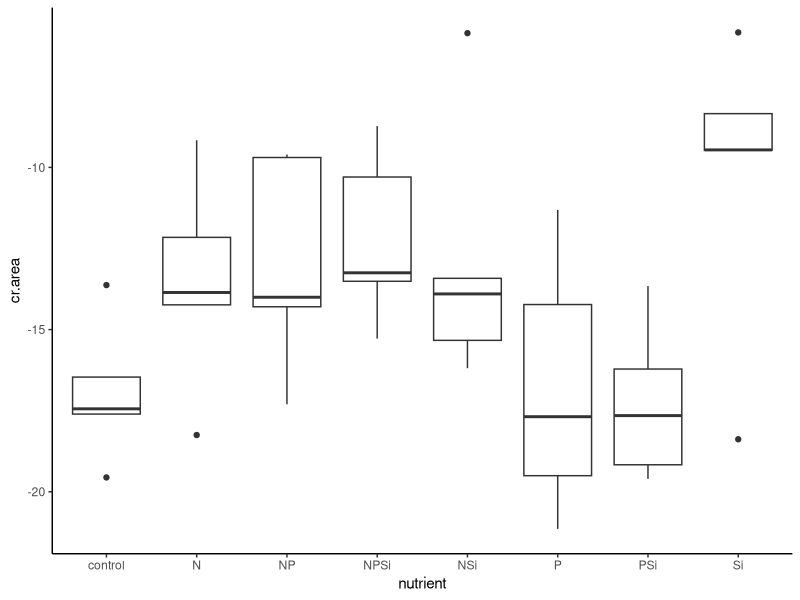
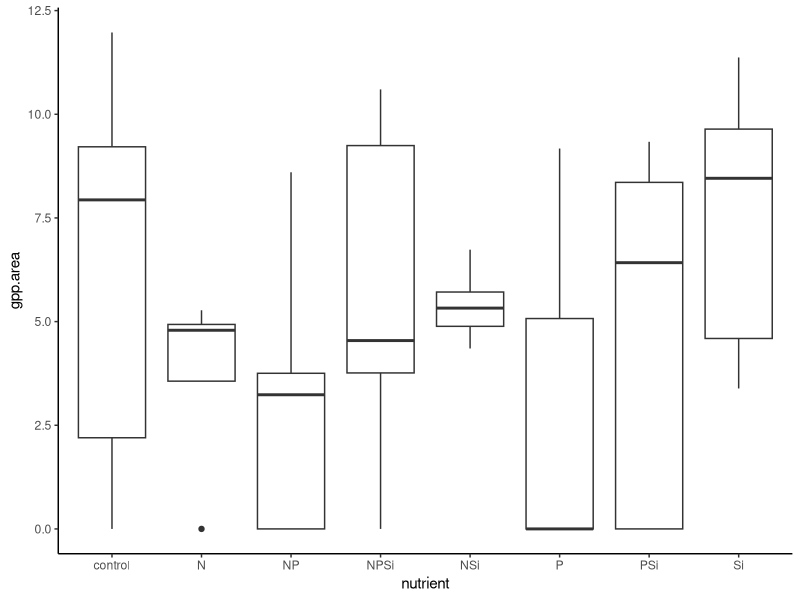
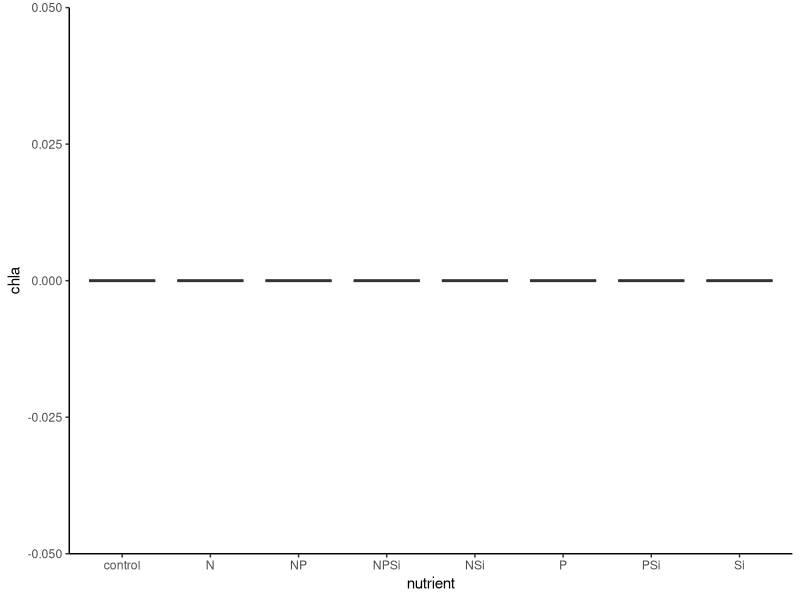

Source code (R) for these figures, in order: (Note: this script raises an error after producing the figures.)
#Author:  Clay Arango
#Creation date: 10-Feb-19
#Script to analyze NDS data from Summer 2018 NDS work with S. Roley and A. Alexiades

#packages
library(nlme)
library(nortest)
library(plyr)
library(dplyr)
library(multcomp)
library(MASS)
library(ggplot2)
library(tidyr)

#Load data
aht_fall <- read.table(file="aht_fall.csv", header=T, sep=",")

#set variable
d = aht_fall

#evaluate data to make sure factors are correct
names(d)
unique(d$nutrient) #control, N, NP, NPSi, NSi, P, PSi, Si
unique(d$N) #should be 0 and 1
unique(d$P) #should be 0 and 1
unique(d$Si) #should be 0 and 1
unique(d$top) #should be "sponge" and "glass"
#if need to change, use recode function below. 
d$top<-recode(d$top, "cellulose" ="sponge")
str(d)

#convert N and P and Si values (0 or 1 for absence or presence) to factors
d$N<-as.factor(d$N)
d$P<-as.factor(d$P)
d$Si<-as.factor(d$Si)
str(d)

#subset data into gpp and cr response
d.cr = subset(d, top=="sponge", data=d)
d.gpp = subset(d, top=="glass", data=d)

#check for outliers and check data entry before calculating NRR.
ggplot(d.cr, aes(x=nutrient, y=cr.area))+geom_boxplot() +theme_classic()
#one high NSi checks out, one low Si checks out

#calculate nrr for cr
x<-ddply(d.cr, "nutrient", summarise, ave_cr = mean(cr.area, na.rm=T)) 
x
d.cr$cr.nrr = d.cr$cr.area/-16.93973 #divide by control ave_cr
d.cr$chla.nrr<-NA
d.cr$gpp.nrr<-NA

#check for outliers and check data entry before calculating NRR.
ggplot(d.gpp, aes(x=nutrient, y=gpp.area))+geom_boxplot() +theme_classic()
#ok, but huge range in controls (but appear to have a normal distn - no outliers to remove)
ggplot(d.gpp, aes(x=nutrient, y=chla))+geom_boxplot() +theme_classic()
#one low control value checks out. is an outlier, but not sure if should be removed. will calculate both.

#calculate nrr for gpp and chla
x<- ddply(d.gpp, "nutrient", summarise, ave_gpp = mean(gpp.area, na.rm=T), ave_chla = mean(chla, na.rm=T)) 
x
d.gpp$gpp.nrr = d.gpp$gpp.area/6.501087 #divide by control ave_gpp
d.gpp$chla.nrr = d.gpp$chla/1.4299814 #divide by control ave_chla
d.gpp$cr.nrr<-NA
x1<- ddply(subset(d.gpp,!(nds.id=="B5")), "nutrient", summarise,  ave_chla = mean(chla, na.rm=T)) 
x1
d.gpp$chla.nrr = d.gpp$chla/1.7693330 #divide by control with B5 removed (outlier)
d.cr$chla.nrr_1<-NA

#combine files and export
d.nrr<-rbind(d.cr, d.gpp)
d.nrr$cr.es<-log(d.nrr$cr.nrr)
d.nrr$gpp.es<-log(d.nrr$gpp.nrr)
d.nrr$chla.es<-log(d.nrr$chla.nrr)
d.nrr$chla.es_1<-log(d.nrr$chla.nrr_1)
d.nrr$site.date<-"aht_fall"
write.table(d.nrr, "aht_fall_nrr.csv", sep=",", quote=F, row.names =F)

###############
#plots of NRR
##############
ggplot(data=subset(d.cr, !(nutrient=="control")), aes(x=nutrient, y=cr.nrr))+geom_boxplot()+theme_bw()+
  ylab("CR NRR")+geom_abline(slope = 0, intercept = 1)+
  theme(axis.title.x=element_blank(), panel.grid.minor=element_blank(), panel.grid.major=element_blank())
#inhibition or neutral

ggplot(data=subset(d.nrr, (top=="sponge")), aes(x=nutrient, y=cr.es))+geom_boxplot()+theme_bw()+
  ylab("CR Effect Size")+geom_hline(yintercept = 0.7, lty="dashed")+ geom_hline(yintercept = -0.7, lty="dashed")+
  geom_hline(yintercept = -1.385)+
  theme(axis.title.x=element_blank(), panel.grid.minor=element_blank(), panel.grid.major=element_blank())

ggplot(data=d.gpp, aes(x=nutrient, y=gpp.nrr))+geom_boxplot()+theme_bw()+
  ylab("GPP NRR")+geom_abline(slope = 0, intercept = 1)+
  theme(axis.title.x=element_blank(), panel.grid.minor=element_blank(), panel.grid.major=element_blank())
#neutral or inhibited

ggplot(data=subset(d.nrr,top=="glass"), aes(x=nutrient, y=gpp.es))+geom_boxplot()+theme_bw()+
  ylab("GPP Effect Size")+geom_abline(slope = 0, intercept = 1)+geom_hline(yintercept = -0.7, lty="dashed")+
  theme(axis.title.x=element_blank(), panel.grid.minor=element_blank(), panel.grid.major=element_blank())

ggplot(data=d.gpp, aes(x=nutrient, y=chla.nrr))+geom_boxplot()+theme_bw()+ggtitle ("All Data")+
  ylab("Chlorophyll-a NRR")+geom_abline(slope = 0, intercept = 1)+scale_y_continuous(limits=c(0, 2))+
  theme(axis.title.x=element_blank(), panel.grid.minor=element_blank(), panel.grid.major=element_blank())
#inhibition

ggplot(data=subset(d.gpp, !(nds.id == "B5")),aes(x=nutrient, y=chla.nrr_1))+geom_boxplot()+theme_bw()+ggtitle ("Outlier Removed")+
  ylab("Chlorophyll-a NRR")+geom_abline(slope = 0, intercept = 1)+scale_y_continuous(limits=c(0, 2))+
  theme(axis.title.x=element_blank(), panel.grid.minor=element_blank(), panel.grid.major=element_blank())

ggplot(data=subset(d.nrr, (top=="glass")), aes(x=nutrient, y=chla.es))+geom_boxplot()+theme_bw()+
  ylab("Chla Effect Size")+ geom_hline(yintercept = 0.7, lty="dashed")+  geom_hline(yintercept = -1.385)+  
  ggtitle ("All Data")+geom_hline(yintercept = -0.7, lty="dashed")+
  theme(axis.title.x=element_blank(), panel.grid.minor=element_blank(), panel.grid.major=element_blank())

ggplot(data=subset(d.nrr, (top=="glass") & !(nds.id=="B5")), aes(x=nutrient, y=chla.es_1))+geom_boxplot()+theme_bw()+
  ylab("Chla Effect Size")+ geom_hline(yintercept = 0.7, lty="dashed")+  geom_hline(yintercept = -1.385)+  
  ggtitle ("Outlier Removed")+geom_hline(yintercept = -0.7, lty="dashed")+
  theme(axis.title.x=element_blank(), panel.grid.minor=element_blank(), panel.grid.major=element_blank())

##########
#NRR Summary Files
#########
#no need to make these now; wait until all NRR files collated and then do a summary! But leaving code here because can use
#as template for data all together.
GPP_sum<-ddply(d.gpp, "nutrient", summarise, ave_nrr.gpp=mean(gpp.nrr, na.rm=T), sd_nrr.gpp=sd(gpp.nrr, na.rm=T), 
               se_nrr.gpp =(sd(gpp.nrr)/sqrt(sum(!is.na(gpp.nrr)))), 
               ci95_nrr.gpp = (1.96*(sd(gpp.nrr)/sqrt(sum(!is.na(gpp.nrr))))),
               ave_nrr.chla=mean(chla.nrr, na.rm=T), sd_nrr.chla=sd(chla.nrr, na.rm=T), 
               se_nrr.chla =(sd(chla.nrr)/sqrt(sum(!is.na(chla.nrr)))), 
               ci95_nrr.chla = (1.96*(sd(chla.nrr)/sqrt(sum(!is.na(chla.nrr))))))
CR_sum<-ddply(d.cr, "nutrient", summarise, ave_nrr.cr=mean(cr.nrr, na.rm=T), sd_nrr.cr=sd(cr.nrr, na.rm=T), 
              se_nrr.cr =(sd(cr.nrr)/sqrt(sum(!is.na(cr.nrr)))), 
              ci95_nrr.cr = (1.96*(sd(cr.nrr)/sqrt(sum(!is.na(cr.nrr))))))

#now combine into one and export
d.sum<-merge(GPP_sum, CR_sum, by="nutrient")
d.sum$site_date<-"aht_fall"
write.table(d.sum, "aht_fall_summ.csv",  sep=",", quote=F, row.names =F)


############################################################
#analyze RESPIRATION data
############################################################

M1<-gls(cr.area~N*P*Si, data=d.cr, na.action=na.omit)
E1<-residuals(M1)
qqnorm(E1)
qqline(E1)
ad.test(E1)
   #residuals are normally distributed
hist(E1)  
plot(M1)

plot(filter(d.cr, !is.na(cr.area)) %>% dplyr::select(nutrient), 
     E1, xlab="nutrient", ylab="Residuals")
bartlett.test(cr.area~nutrient, data=d.cr)
   #variance test is ok

anova(M1)  #N inhibition
#(Intercept)     1 672.5216  <.0001
#N               1   4.8667  0.0347
#P               1   1.6032  0.2146
#Si              1   2.9798  0.0940
#N:P             1   3.4407  0.0728
#N:Si            1   1.2128  0.2790
#P:Si            1   2.5467  0.1204
#N:P:Si          1   2.8114  0.1033

##########################################################
#do multiple 2 way ANOVAs to improve our ability to interpret
##########################################################
#N and P
M1<-gls(cr.area~N*P, data=d.cr, na.action=na.omit)
E1<-residuals(M1)
qqnorm(E1)
qqline(E1)
ad.test(E1)
#residuals are normally distributed, p=0.1159
hist(E1)  
plot(M1)

bartlett.test(cr.area~nutrient, data=d.cr)
#variance test OK

anova(M1) #interpretation: N suppression
#N               1   4.2165  0.0474
#P               1   1.3891  0.2463
#N:P             1   2.9810  0.0928

#remove NA for plotting
xx = na.omit(subset(d.cr, select = c(N,P,cr.area)))
interaction.plot(xx$N, xx$P, xx$cr.area*-1)

#N and Si
M1<-gls(cr.area~N*Si, data=d.cr, na.action=na.omit)
E1<-residuals(M1)
qqnorm(E1)
qqline(E1)
ad.test(E1)
#residuals are normally distributed, p=0.06525
hist(E1)  
plot(M1)

bartlett.test(cr.area~nutrient, data=d.cr)
#variance test OK

anova(M1) #interpretation, no limitation (N suppression)
#N               1   4.1319  0.0495
#Si              1   2.5299  0.1204
#N:Si            1   1.0297  0.3170

#remove NA for plotting
xx = na.omit(subset(d.cr, select = c(N,Si,cr.area)))
interaction.plot(xx$N, xx$Si, xx$cr.area*-1)
#decline in presence of N, but more dramatic decline with N alone (Si tempers a bit)

#P and Si
M1<-gls(cr.area~P*Si, data=d.cr, na.action=na.omit)
E1<-residuals(M1)
qqnorm(E1)
qqline(E1)
ad.test(E1)
#residuals are normally distributed, p=0.2388
hist(E1)  
plot(M1)

bartlett.test(cr.area~nutrient, data=d.cr)
#variance test OK

anova(M1) #interpretation, no limitation
#P               1   1.3019  0.2614
#Si              1   2.4198  0.1286
#P:Si            1   2.0681  0.1590

#remove NA for plotting
xx = na.omit(subset(d.cr, select = c(P,Si,cr.area)))
interaction.plot(xx$P, xx$Si, xx$cr.area*-1)
#looks like P limitation, but NS
##########################################################
##########################################################

x <- group_by(d.cr, nutrient) %>%  # Grouping function causes subsequent functions to aggregate by season and reach
  summarize(cr.mean = abs(mean(cr.area, na.rm = TRUE)), # na.rm = TRUE to remove missing values
            cr.sd=abs(sd(cr.area, na.rm = TRUE)),  # na.rm = TRUE to remove missing values
            n = sum(!is.na(cr.area)), # of observations, excluding NAs. 
            cr.se=cr.sd/sqrt(n))

ggplot(data=x, aes(x=nutrient, y=cr.mean)) + 
  geom_bar(stat="identity", position=position_dodge(), color = "black") + 
  geom_errorbar(aes(ymin=cr.mean, ymax=cr.mean+cr.se), width=0.2, 
                position=position_dodge(0.9)) + 
  xlab("Nutrient") +
  ylab(expression(Respiration~(ug~O[2]~m^{-2}~h^{-1}))) +
  ylim(0,20) +
  labs(fill="Light") +
  theme_bw() +
  theme(panel.grid.major=element_blank(),
        panel.grid.minor=element_blank(),
        legend.title=element_text(size=6),
        legend.key=element_blank(), 
        legend.position=c(0.5,0.95), 
        legend.text=element_text(size=8), 
        legend.background=element_blank(), 
        legend.direction="horizontal", 
        legend.key.size=unit(0.3, "cm"), 
        axis.title.y=element_text(size=8), 
        axis.title.x=element_text(size=8), 
        axis.text.x=element_text(size=8))

#ggsave('output/figures/Ring_fall.tiff',
#       units="in",
#       width=3.25,
#       height=3.25,
#       dpi=1200,
#       compression="lzw")

############################################################
#analyze the PRODUCTION data
############################################################

M1<-gls(gpp.area~N*P*Si, data=d.gpp, na.action=na.omit) 
E1<-residuals(M1)
qqnorm(E1)
qqline(E1)
ad.test(E1)
   #residuals ok

hist(E1, xlab="residuals", main="")
plot(M1)

plot(filter(d.gpp, !is.na(gpp.area)) %>% dplyr::select(nutrient), 
     E1, xlab="nutrient", ylab="Residuals")
bartlett.test(gpp.area~nutrient, data=d.gpp)
   #OK

anova(M1)
  
x <- group_by(d.gpp, nutrient) %>%  # Grouping function causes subsequent functions to aggregate by season and reach
  summarize(gpp.mean = abs(mean(gpp.area, na.rm = TRUE)), # na.rm = TRUE to remove missing values
            gpp.sd=abs(sd(gpp.area, na.rm = TRUE)),  # na.rm = TRUE to remove missing values
            n = sum(!is.na(gpp.area)), # of observations, excluding NAs. 
            gpp.se=gpp.sd/sqrt(n))

ggplot(data=x, aes(x=nutrient, y=gpp.mean)) + 
  geom_bar(stat="identity", position=position_dodge(), color = "black") + 
  geom_errorbar(aes(ymin=gpp.mean, ymax=gpp.mean+gpp.se), width=0.2, 
                position=position_dodge(0.9)) + 
  xlab("Nutrient") +
  ylab(expression(Production~(ug~O[2]~m^{-2}~h^{-1}))) +
  labs(fill="Light") +
  theme_bw() +
  theme(panel.grid.major=element_blank(),
        panel.grid.minor=element_blank(), 
        legend.title=element_text(size=6), 
        legend.key=element_blank(),  
        legend.position=c(0.5,0.95),  
        legend.text=element_text(size=8),  
        legend.background=element_blank(),  
        legend.direction="horizontal",  
        legend.key.size=unit(0.3, "cm"),  
        axis.title.y=element_text(size=8),  
        axis.title.x=element_text(size=8),  
        axis.text.x=element_text(size=8))

#ggsave('output/figures/gppByNutrient.tiff',
#       units="in",
#       width=3.25,
#       height=3.25,
#       dpi=1200,
#       compression="lzw")


############################################################
#analyze the CHL-A biomass on disks
###########################################################
d.gpp1<-subset(d.gpp,!(nds.id=="B5"))
M1<-gls(chla.nrr_1~N*P*Si, data=d.gpp1, na.action=na.omit) 
E1<-residuals(M1)
qqnorm(E1)
qqline(E1)
ad.test(E1)
#residuals ok

hist(E1, xlab="residuals", main="")
plot(M1)

plot(filter(d.gpp, !is.na(gpp.area)) %>% dplyr::select(nutrient), 
     E1, xlab="nutrient", ylab="Residuals")
bartlett.test(gpp.area~nutrient, data=d.gpp)
#OK

anova(M1)# interpretation: Si, N serial inhibition; P, Si serial inhibition
#N               1  17.54615  0.0002
#P               1  10.03378  0.0036
#Si              1  21.31226  0.0001
#N:P             1   0.05818  0.8111
#N:Si            1   5.32462  0.0284
#P:Si            1   7.69659  0.0096
#N:P:Si          1   1.46880  0.2353

##########################################################
#do multiple 2 way ANOVAs to improve our ability to interpret
##########################################################
#N and P

#remove NA for plotting
xx = na.omit(subset(d.gpp1, select = c(N,P,chla)))
interaction.plot(xx$N, xx$P, xx$chla)
#N inhibition, P inhibition

#N and Si
#remove NA for plotting
xx = na.omit(subset(d.gpp1, select = c(N,Si,chla)))
interaction.plot(xx$N, xx$Si, xx$chla)

#P and Si

xx = na.omit(subset(d.gpp1, select = c(P,Si,chla)))
interaction.plot(xx$P, xx$Si, xx$chla)
#Si and P inhibition; Si dampens P inhibition
